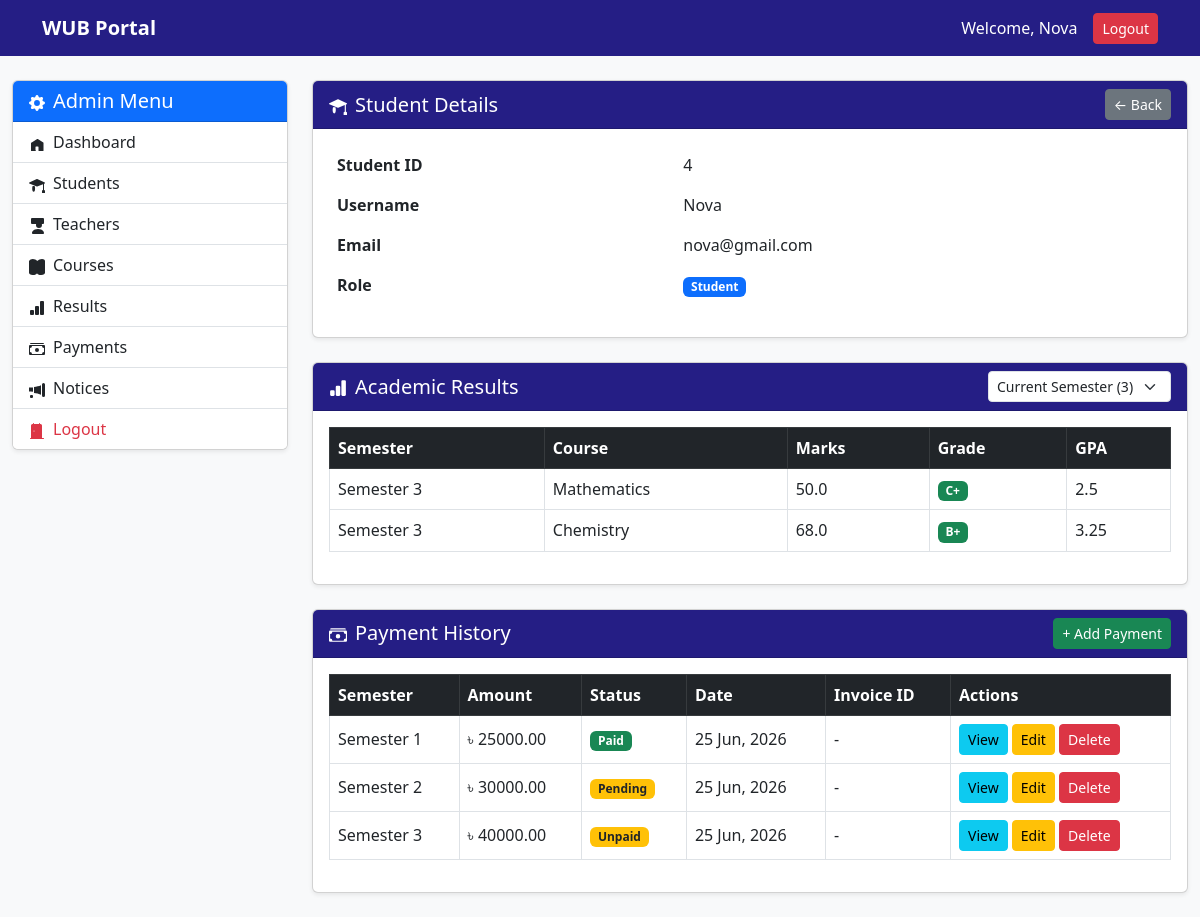
The page /dashboard/admin/student/4/details/ (signed in) on the database its author committed.
### accounts/models.py (models this page shows)
class CustomUser(AbstractUser):
    role = models.CharField(max_length=20, default='student')
    profile_picture = models.ImageField(
        upload_to='profile_pics/',
        null=True,
        blank=True
    )
    phone = models.CharField(max_length=20, null=True, blank=True)
    address = models.TextField(null=True, blank=True)

### results/models.py (models this page shows, shortened)
class Result(models.Model):
    student = models.ForeignKey(
        settings.AUTH_USER_MODEL,
        on_delete=models.CASCADE,
        related_name='results'
    )
    course = models.ForeignKey(Course, on_delete=models.CASCADE)
    semester = models.PositiveIntegerField(default=1)
    quiz_marks = models.FloatField(default=0)
    forum_marks = models.FloatField(default=0)
    assignment_marks = models.FloatField(default=0)
    midterm_marks = models.FloatField(default=0)
    final_marks = models.FloatField(default=0)
    marks = models.FloatField(default=0)
    grade = models.CharField(max_length=10, blank=True)
    gpa = models.FloatField(default=0)
    created_at = models.DateTimeField(auto_now_add=True)
    updated_at = models.DateTimeField(auto_now=True)
    class Meta:
        unique_together = ('student', 'course', 'semester')
        ordering = ['-semester', 'course']

### courses/models.py (models this page shows, shortened)
class Course(models.Model):
    course_code = models.CharField(max_length=20)
    course_title = models.CharField(max_length=200)
    credit = models.FloatField(default=3.0)
    teacher = models.ForeignKey(
        settings.AUTH_USER_MODEL,
        on_delete=models.SET_NULL,
        null=True,
        blank=True,
        limit_choices_to={'role': 'teacher'},
        related_name='assigned_courses'
    )

### payments/models.py (models this page shows, shortened)
class Payment(models.Model):
    student = models.ForeignKey(User, on_delete=models.CASCADE, related_name='payments')
    semester = models.IntegerField(default=1)          # Added default to avoid migration issues
    amount = models.DecimalField(max_digits=10, decimal_places=2)
    status = models.CharField(max_length=20, choices=[
        ('Paid', 'Paid'),
        ('Pending', 'Pending'),
        ('Unpaid', 'Unpaid')
    ], default='Pending')
    date = models.DateField(default=now)
    invoice_id = models.CharField(max_length=50, blank=True, null=True)
    class Meta:
        ordering = ['-date']

### accounts/views.py (the view)
# urls.py: path('dashboard/admin/student/<int:student_id>/details/', account_views.admin_student_details, name='admin_student_details'),
@login_required(login_url='/login/')
def admin_student_details(request, student_id):
    student = get_object_or_404(CustomUser, id=student_id)
    all_results = Result.objects.filter(student=student).order_by("-semester")
    semesters = Result.objects.filter(student=student).values_list("semester", flat=True).distinct().order_by('semester')
    current_semester = semesters.last() if semesters else None
    semester_param = request.GET.get("semester", "current")
    if semester_param == "all":
        results = all_results
    elif semester_param == "current":
        results = all_results.filter(semester=current_semester) if current_semester else all_results.none()
    else:
        try:
            results = all_results.filter(semester=int(semester_param))
        except:
            results = all_results.filter(semester=current_semester) if current_semester else all_results.none()
    payments = Payment.objects.filter(student=student).order_by('-date')
    payment_semesters = sorted(set(payments.values_list('semester', flat=True)))
    return render(request, "admin/student_details.html", {
        "student": student,
        "results": results,
        "payments": payments,
        "payment_semesters": payment_semesters,
        "semesters": semesters,
        "selected_semester": semester_param,
        "current_semester": current_semester
    })

### templates/admin/student_details.html (shortened to what this page needs)
{% extends 'admin/admin_base.html' %}
{% block admin_content %}
<div class="card shadow-sm mb-4">
    <div class="card-header d-flex justify-content-between align-items-center">
        <h5 class="mb-0">
            Student Details
        </h5>
        <a href="{% url 'admin_students' %}" class="btn btn-secondary btn-sm">← Back</a>
    </div>
    <div class="card-body">
        <table class="table table-borderless">
            <tr><th>Student ID</th><td>{{ student.id }}</td></tr>
            <tr><th>Username</th><td>{{ student.username }}</td></tr>
            <tr><th>Email</th><td>{{ student.email }}</td></tr>
            <tr>
                <th>Role</th>
                <td><span class="badge bg-primary">{{ student.role|title }}</span></td>
            </tr>
        </table>
    </div>
</div>
<div class="card shadow-sm mb-4">
    <div class="card-header d-flex justify-content-between align-items-center">
        <h5 class="mb-0">
            Academic Results
        </h5>
        <form method="get">
            <select name="semester" class="form-select form-select-sm" onchange="this.form.submit()">
                <option value="current" {% if selected_semester == "current" %}selected{% endif %}>
                    Current Semester ({{ current_semester }})
                </option>
            </select>
        </form>
    </div>
    <div class="card-body">
        <div class="table-responsive">
            <table class="table table-bordered table-hover align-middle">
                <thead class="table-dark">
                    <tr>
                        <th>Semester</th>
                        <th>Course</th>
                        <th>Marks</th>
                        <th>Grade</th>
                        <th>GPA</th>
                    </tr>
                </thead>
                <tbody>
                    {% for r in results %}
                    <tr>
                        <td>Semester {{ r.semester }}</td>
                        <td>{{ r.course.course_title }}</td>
                        <td>{{ r.marks }}</td>
                        <td>
                            <span class="badge {% if r.grade == 'F' %}bg-danger{% else %}bg-success{% endif %}">
                                {{ r.grade }}
                            </span>
                        </td>
                        <td>{{ r.gpa }}</td>
                    </tr>
                    {% empty %}
                    <tr>
                        <td colspan="5" class="text-center text-muted py-4">No results found.</td>
                    </tr>
                    {% endfor %}
                </tbody>
            </table>
        </div>
    </div>
</div>
<div class="card shadow-sm">
    <div class="card-header d-flex justify-content-between align-items-center">
        <h5 class="mb-0">
            Payment History
        </h5>
        <a href="{% url 'admin_payment_add' student.id %}" class="btn btn-success btn-sm">+ Add Payment</a>
    </div>
    <div class="card-body">
        <div class="table-responsive">
            <table class="table table-bordered table-hover align-middle">
                <thead class="table-dark">
                    <tr>
                        <th>Semester</th>
                        <th>Amount</th>
                        <th>Status</th>
                        <th>Date</th>
                        <th>Invoice ID</th>
                        <th width="220">Actions</th>
                    </tr>
                </thead>
                <tbody>
                    {% for payment in payments %}
                    <tr>
                        <td>Semester {{ payment.semester }}</td>
                        <td>৳ {{ payment.amount|floatformat:2 }}</td>
                        <td>
                            <span class="badge {% if payment.status == 'Paid' %}bg-success{% else %}bg-warning text-dark{% endif %}">
                                {{ payment.status }}
                            </span>
                        </td>
                        <td>{{ payment.date|date:"d M, Y" }}</td>
                        <td>{{ payment.invoice_id|default:"-" }}</td>
                        <td>
                            <button type="button" class="btn btn-info btn-sm"
                                    data-bs-toggle="modal"
                                    data-bs-target="#viewPayment{{ payment.id }}">
                                View
                            </button>
                            <a href="{% url 'admin_payment_edit' payment.id %}" class="btn btn-warning btn-sm">Edit</a>
                            <a href="{% url 'admin_payment_delete' payment.id %}"
                               class="btn btn-danger btn-sm"
                               onclick="return confirm('Delete this payment record?');">
                                Delete
                            </a>
                        </td>
                    </tr>
                    {% empty %}
                    <tr>
                        <td colspan="6" class="text-center text-muted py-4">No payment records found.</td>
                    </tr>
                    {% endfor %}
                </tbody>
            </table>
        </div>
    </div>
</div>
{% endblock %}

### templates/base.html (shortened to what this page needs)
{% load static %}
<!DOCTYPE html>
<html lang="en">
<head>
    <link href="https://cdn.jsdelivr.net/npm/bootstrap@5.3.0/dist/css/bootstrap.min.css" rel="stylesheet">
</head>
<body>
    <nav class="navbar navbar-expand-lg navbar-dark">
        <div class="container">
            <a class="navbar-brand fw-bold" href="{% url 'student_dashboard' %}">WUB Portal</a>
            <div class="ms-auto d-flex align-items-center">
                <span class="text-white me-3">
                    Welcome, {{ request.user.get_full_name|default:request.user.username }}
                </span>
                <form method="post" action="{% url 'logout' %}" style="display: inline;">
                    <button type="submit" class="btn btn-danger btn-sm">Logout</button>
                </form>
            </div>
        </div>
    </nav>
    {% block content %}
    {% endblock %}
</body>
</html>

### templates/base.html (style rules this page uses)
body { background-color: #f8f9fa; }
.navbar { background: #251e85; }
.navbar-brand, .nav-link { color: white !important; }
.card-header { background: #251e85; color: white; }

### rows shown on the page
CustomUser: user.get_full_name "Nova", id "4", username "Nova", email "nova@gmail.com", role "Student"
Result: semester "3", course.course_title "Mathematics", marks "50.0", grade "C+", gpa "2.5"
Result: semester "3", course.course_title "Chemistry", marks "68.0", grade "B+", gpa "3.25"
Payment: semester "1", amount "25000.00", status "Paid", date "25 Jun, 2026", invoice_id "-"
Payment: semester "2", amount "30000.00", status "Pending", date "25 Jun, 2026", invoice_id "-"
Payment: semester "3", amount "40000.00", status "Unpaid", date "25 Jun, 2026", invoice_id "-"
